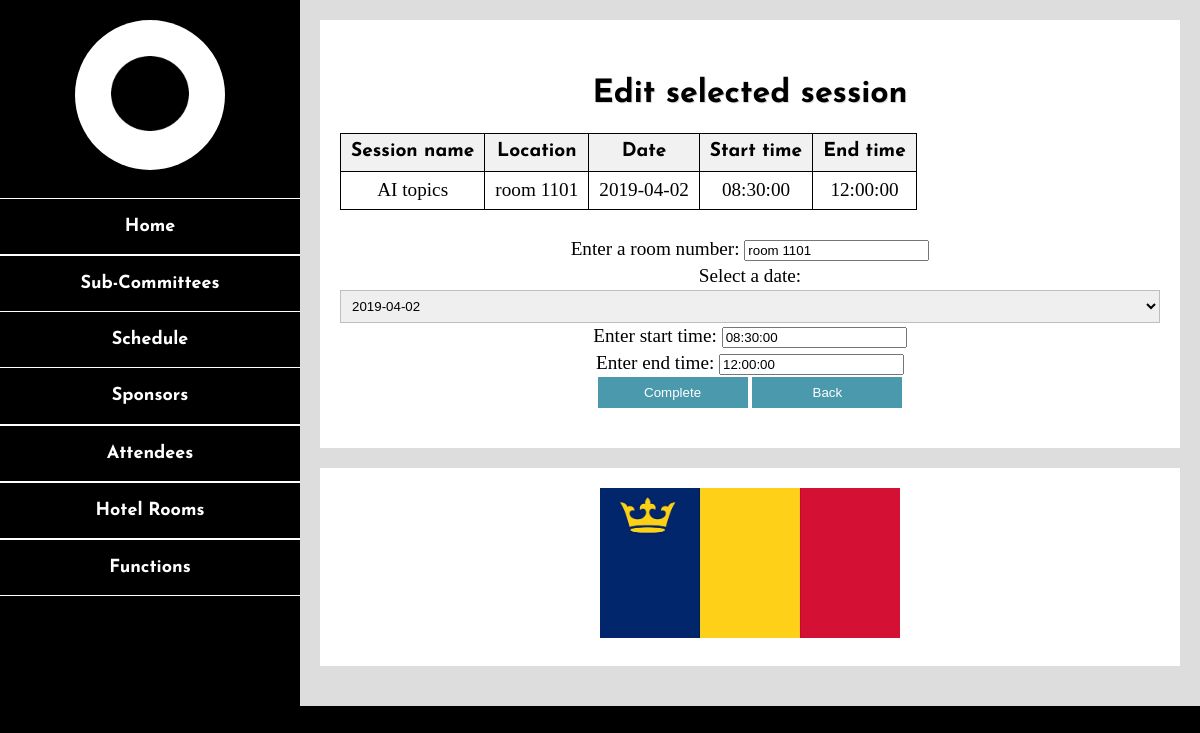
/src/editsessionstep1.php?sename=AI topics, run on an earlier commit of the app's database.
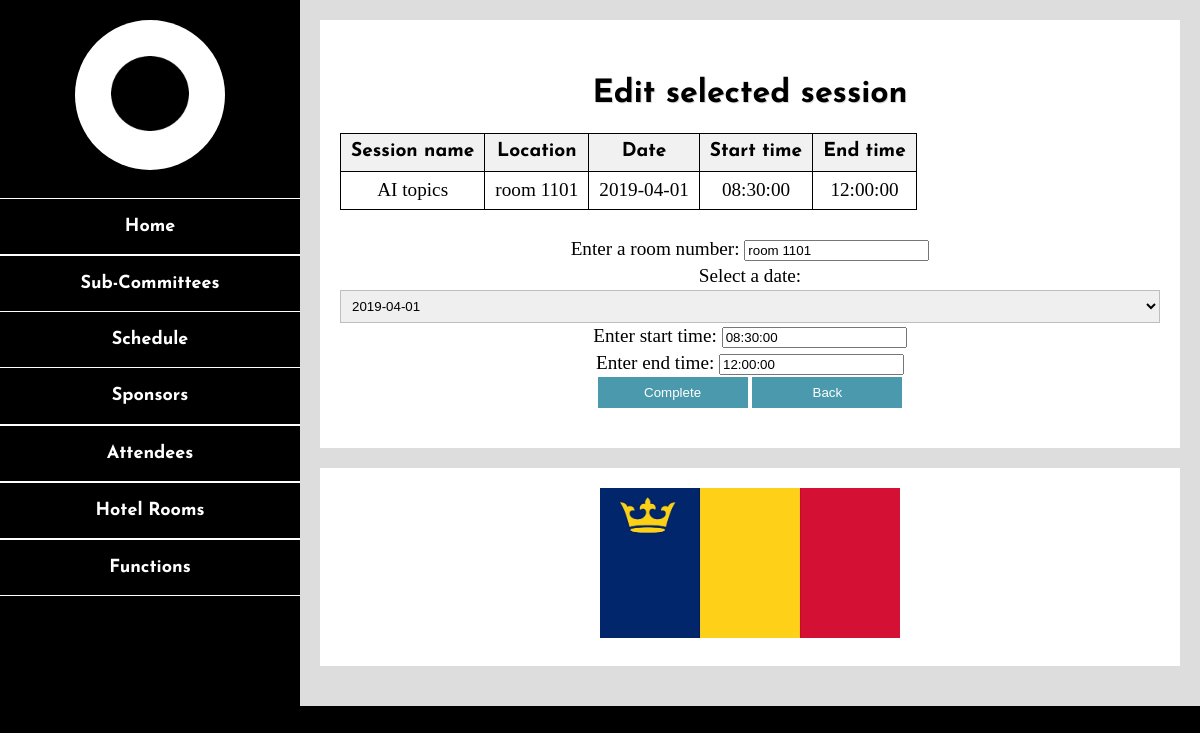
And on a later commit of the database.
### tables this page shows
CREATE TABLE sessions(
    name VARCHAR(50) NOT null PRIMARY KEY,
    room_location VARCHAR(50) NOT null,
    start_date_time DATETIME NOT null,
    end_date_time DATETIME NOT null,
    speaker_id VARCHAR(10) NOT null,
    FOREIGN KEY (speaker_id) REFERENCES attendees(id)
    ON DELETE CASCADE
);

### src/editsessionstep1.php (the view, shortened to what this page needs)
<!DOCTYPE html>
<html lang="en">
<head>
    <link rel="stylesheet" href="css/style.css">
    <link rel="stylesheet" href="css/responsive.css">
</head>
<body>
<header>
    <a href="index.php">
        <img src="./img/placeholder_personal_portrait.jpg" alt="Portrait of River Lawrence"/>
    </a>
    <?php
    include 'include\navigationmenu.php';
    ?>
</header>
<div id="main-content">
    <h1 id="page-title">Edit selected session</h1>
    <table>
        <tr><th>Session name</th>
            <th>Location</th>
            <th>Date</th>
            <th>Start time</th>
            <th>End time</th>
        </tr>
        <?php
        $sename = $_GET['sename'];
        $sql = "select name,room_location,date(start_date_time) as date,time(start_date_time)as start_time,time(end_date_time)as end_time
                from sessions
                where name= '". $sename ."'
                order by date, start_time";
        $stmt = $pdo->query($sql);
        while ($item = $stmt->fetch()) {
            $sename = $item['name'];
            $room_location = $item['room_location'];
            $date = $item['date'];
            $start_time = $item['start_time'];
            $end_time = $item['end_time'];
            echo "<tr><td>"
                .$sename."</td><td name='id'>"
                .$room_location."</td><td>"
                .$date."</td><td>"
                .$start_time."</td><td>"
                .$end_time."</td>";
        }
        ?>
    </table>
    <br>
    <form action="editsessionstep2.php?sename='<?php echo $sename?>'" method="post">
        Enter a room number:
        <input type="text" name="newlocation" value="<?php echo $room_location?>">
        <br>
        Select a date:
        <?php
        echo "<select name='newdate'>";
        if (strtotime($date) == strtotime('2019-04-02')){
            echo "<option id='2019-04-02' value='2019-04-02' selected='selected'>2019-04-02</option>";
        } else {
            echo "<option id='2019-04-01' value='2019-04-01' selected='selected'>2019-04-01</option>";
        }
        echo "</select>";
        ?>
        <br>
        Enter start time:
        <input type="text" name="newstart_time" value="<?php echo $start_time?>">
        <br>
        Enter end time:
        <input type="text" name="newend_time" value="<?php echo $end_time?>">
        <br>
        <input type="submit" value="Complete">
        <input type="button" value="Back" onclick="history.back()">
    </form>
</div>
<footer>
    <img src="./img/qflag.jpg" alt="Ontario provincial flag"/>
</footer>
</body>
</html>

What changed in the data, as far as the page shows it:
changed sessions "AI topics": date "2019-04-02" → "2019-04-01"
Also different on the page:
form field newdate: "2019-04-02" → "2019-04-01"
